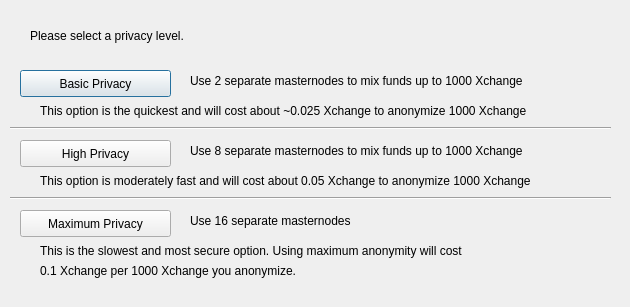
<?xml version="1.0" encoding="UTF-8"?>
<ui version="4.0">
 <class>DarksendConfig</class>
 <widget class="QDialog" name="DarksendConfig">
  <property name="geometry">
   <rect>
    <x>0</x>
    <y>0</y>
    <width>630</width>
    <height>307</height>
   </rect>
  </property>
  <property name="windowTitle">
   <string>Configure PrivateSend</string>
  </property>
  <widget class="QPushButton" name="buttonBasic">
   <property name="geometry">
    <rect>
     <x>20</x>
     <y>70</y>
     <width>151</width>
     <height>27</height>
    </rect>
   </property>
   <property name="text">
    <string>Basic Privacy</string>
   </property>
  </widget>
  <widget class="QPushButton" name="buttonHigh">
   <property name="geometry">
    <rect>
     <x>20</x>
     <y>140</y>
     <width>151</width>
     <height>27</height>
    </rect>
   </property>
   <property name="text">
    <string>High Privacy</string>
   </property>
  </widget>
  <widget class="QPushButton" name="buttonMax">
   <property name="geometry">
    <rect>
     <x>20</x>
     <y>210</y>
     <width>151</width>
     <height>27</height>
    </rect>
   </property>
   <property name="text">
    <string>Maximum Privacy</string>
   </property>
  </widget>
  <widget class="QLabel" name="label">
   <property name="geometry">
    <rect>
     <x>30</x>
     <y>20</y>
     <width>571</width>
     <height>31</height>
    </rect>
   </property>
   <property name="text">
    <string>Please select a privacy level.</string>
   </property>
  </widget>
  <widget class="QLabel" name="label_2">
   <property name="geometry">
    <rect>
     <x>190</x>
     <y>70</y>
     <width>421</width>
     <height>21</height>
    </rect>
   </property>
   <property name="text">
    <string>Use 2 separate masternodes to mix funds up to 1000 Xchange</string>
   </property>
  </widget>
  <widget class="QLabel" name="label_3">
   <property name="geometry">
    <rect>
     <x>190</x>
     <y>140</y>
     <width>411</width>
     <height>21</height>
    </rect>
   </property>
   <property name="text">
    <string>Use 8 separate masternodes to mix funds up to 1000 Xchange</string>
   </property>
  </widget>
  <widget class="QLabel" name="label_4">
   <property name="geometry">
    <rect>
     <x>190</x>
     <y>210</y>
     <width>421</width>
     <height>21</height>
    </rect>
   </property>
   <property name="text">
    <string>Use 16 separate masternodes</string>
   </property>
  </widget>
  <widget class="QLabel" name="label_6">
   <property name="geometry">
    <rect>
     <x>40</x>
     <y>100</y>
     <width>561</width>
     <height>21</height>
    </rect>
   </property>
   <property name="text">
    <string>This option is the quickest and will cost about ~0.025 Xchange to anonymize 1000 Xchange</string>
   </property>
  </widget>
  <widget class="QLabel" name="label_7">
   <property name="geometry">
    <rect>
     <x>40</x>
     <y>170</y>
     <width>561</width>
     <height>21</height>
    </rect>
   </property>
   <property name="text">
    <string>This option is moderately fast and will cost about 0.05 Xchange to anonymize 1000 Xchange</string>
   </property>
  </widget>
  <widget class="QLabel" name="label_8">
   <property name="geometry">
    <rect>
     <x>40</x>
     <y>240</y>
     <width>561</width>
     <height>21</height>
    </rect>
   </property>
   <property name="text">
    <string>This is the slowest and most secure option. Using maximum anonymity will cost</string>
   </property>
  </widget>
  <widget class="QLabel" name="label_9">
   <property name="geometry">
    <rect>
     <x>40</x>
     <y>260</y>
     <width>561</width>
     <height>21</height>
    </rect>
   </property>
   <property name="text">
    <string>0.1 Xchange per 1000 Xchange you anonymize.</string>
   </property>
  </widget>
  <widget class="Line" name="line">
   <property name="geometry">
    <rect>
     <x>10</x>
     <y>120</y>
     <width>601</width>
     <height>16</height>
    </rect>
   </property>
   <property name="orientation">
    <enum>Qt::Horizontal</enum>
   </property>
  </widget>
  <widget class="Line" name="line_2">
   <property name="geometry">
    <rect>
     <x>10</x>
     <y>190</y>
     <width>601</width>
     <height>16</height>
    </rect>
   </property>
   <property name="orientation">
    <enum>Qt::Horizontal</enum>
   </property>
  </widget>
 </widget>
 <resources/>
 <connections/>
</ui>
